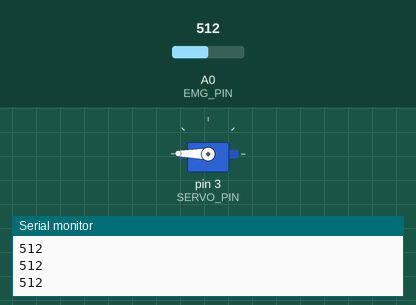
Recording of a sketch running on a simulated Arduino Uno, built with avr-gcc and run on an emulated ATmega328P. Parts: servo, the last lines printed to the serial monitor. The test bench sets the inputs (shaded band); at power-on: A0 (EMG_PIN) = 512.

Above: at 1.2 s.
1.3 s: A0 (EMG_PIN) set to 228
2.8 s: A0 (EMG_PIN) set to 195
At 4.0 s:
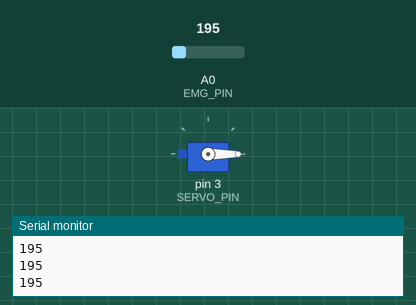
4.3 s: A0 (EMG_PIN) set to 220
At 5.0 s:
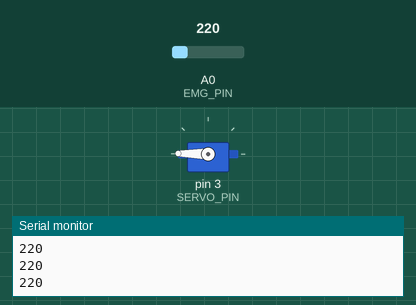
5.8 s: A0 (EMG_PIN) set to 200
At 6.3 s:
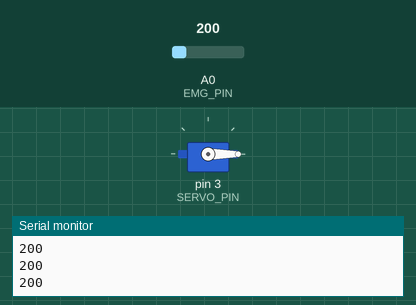
Timing chart, 0 to 8.3 s (numbered marks = the images above; inputs shaded):
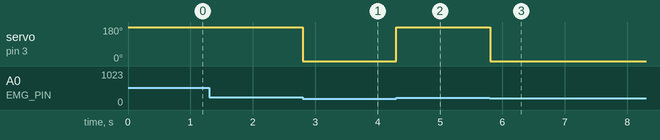

The sketch:

myoband_servo_test.ino
```cpp
#include <Servo.h>

//Threshold for servo motor control with muscle sensor.
//You can set a threshold according to the maximum and minimum values of the muscle sensor.
#define THRESHOLD 210

//Pin number where the sensor is connected. (Analog 0)
#define EMG_PIN 0

//Pin number where the servo motor is connected. (Digital PWM 3)
#define SERVO_PIN 3

//Define Servo motor
Servo SERVO_1;

/*-------------------------------- void setup ------------------------------------------------*/

void setup(){

  //BAUDRATE set to 9600, remember it to set monitor serial properly.
  Serial.begin(9600);

  //Set servo motor to digital pin 3
  SERVO_1.attach(SERVO_PIN);
}

/*--------------------------------  void loop  ------------------------------------------------*/

void loop(){

  //The "Value" variable reads the value from the analog pin to which the sensor is connected.
  int value = analogRead(EMG_PIN);

  //If the sensor value is GREATER than the THRESHOLD, the servo motor will turn to 180 degrees.
  if(value > THRESHOLD){
    SERVO_1.write(179);
  }

  //If the sensor is LESS than the THRESHOLD, the servo motor will turn to 0 degrees.
  else{
    SERVO_1.write(0);
  }

  //You can use serial monitor to set THRESHOLD properly, comparing the values shown when you open and close your hand.
  Serial.println(value);
}
```

Measured:
- the behaviour switches between 211 and 210 on A0 (EMG_PIN) (found by bisection; images 0 and 1)
- after the input at 2.8 s, servo on pin 3 (SERVO_PIN): 179° → 0° at once
- after the input at 4.3 s, servo on pin 3 (SERVO_PIN): 0° → 179° at once
- after the input at 5.8 s, servo on pin 3 (SERVO_PIN): 179° → 0° at once
